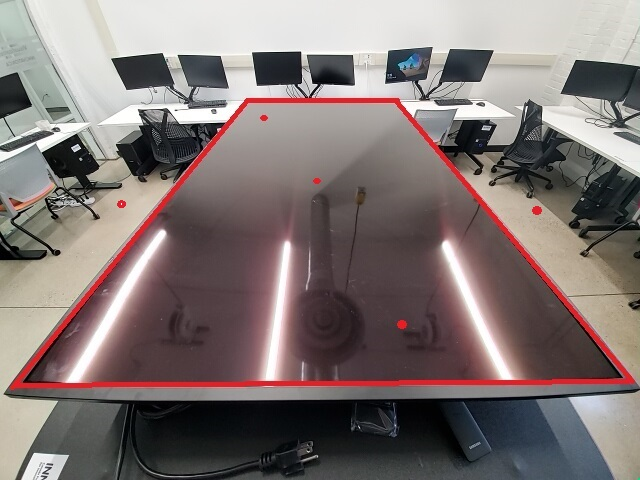
#> input picture 200_test_with_points.jpg, 640 x 480 px, found by its file name
$ python hough_circles.py
#> lines starting #> are read from the running program, lines starting #| are printed output that depends on the picture; after the words box and inside, x2 and y2 are one past the last pixel; in counts of white or black regions, pixels touching at a corner belong together
#> further down, src_img is the input picture: shape (480, 640, 3); mean B, G, R 115.9, 117.7, 128.8
### process_image_library.py
import cv2
import numpy as np
import math
from skimage.transform import ProjectiveTransform
import matplotlib.pyplot as plt
from scipy.spatial import ConvexHull
import globals

def RedMaskAndBinary(image):
    ### TARGET RED BORDER OF TV ####
    image_copy = image.copy()
    image = cv2.cvtColor(image, cv2.COLOR_BGR2HSV)
#> image: shape (480, 640, 3); mean H, S, V 72.9, 44.4, 131.3

    # lower boundary RED color range values; Hue (0 - 10)
    lower1 = np.array([0, 100, 20])
    upper1 = np.array([5, 255, 255])

    # upper boundary RED color range values; Hue (160 - 180)
    lower2 = np.array([160,100,20])
    upper2 = np.array([179,255,255])

    lower_mask = cv2.inRange(image, lower1, upper1)
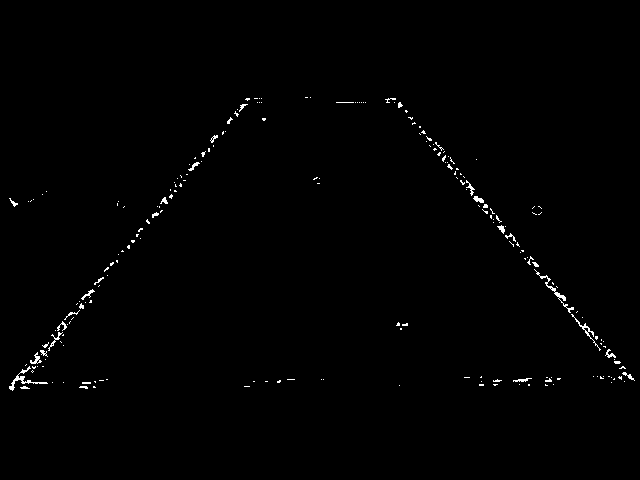
#> lower_mask: shape (480, 640); 0.7% white in thin lines or dots, all inside (x1, y1, x2, y2) = (9, 97, 635, 391)
    upper_mask = cv2.inRange(image, lower2, upper2)
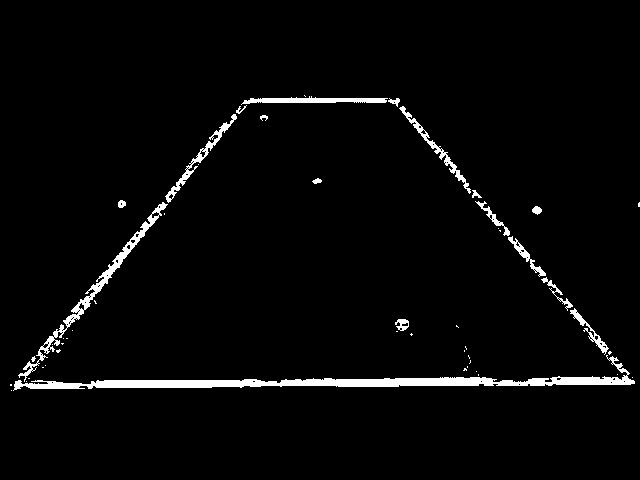
#> upper_mask: shape (480, 640); 3% white; 51 white regions (34 under 20 px), largest, box (x1, y1, x2, y2) and area: (13, 355, 635, 391) 4572, (18, 202, 168, 382) 1493, (241, 96, 388, 105) 684

    full_mask = lower_mask + upper_mask
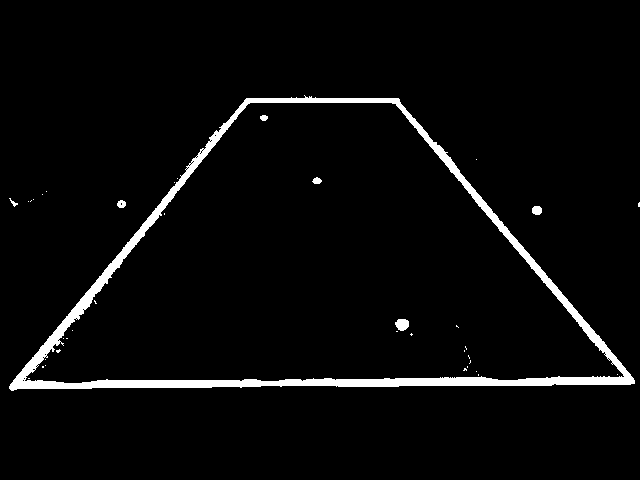
#> full_mask: shape (480, 640); 3.7% white; 38 white regions (31 under 20 px), largest, box (x1, y1, x2, y2) and area: (9, 95, 635, 391) 11030, (395, 319, 409, 331) 131, (532, 206, 542, 215) 77

    # Apply mask to image copy to get rid of anything not red
    only_red = cv2.bitwise_and(image_copy, image_copy, mask=full_mask)
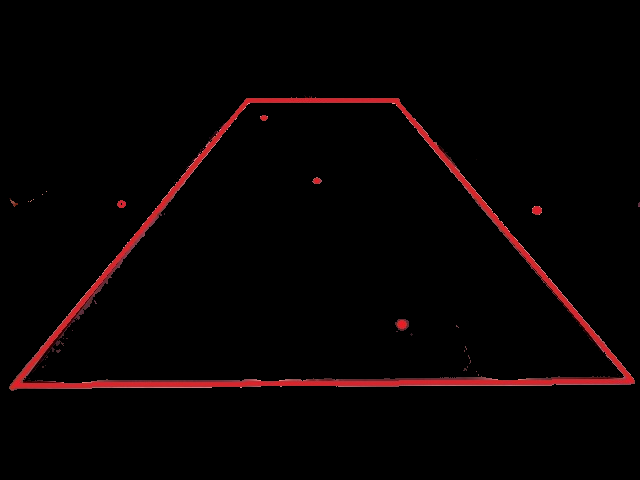
#> only_red: shape (480, 640, 3); mean B, G, R 2.1, 1.9, 6.6

    # Grayscale to make line/dot detection easier
    only_red_grayscale = cv2.cvtColor(only_red, cv2.COLOR_BGR2GRAY)
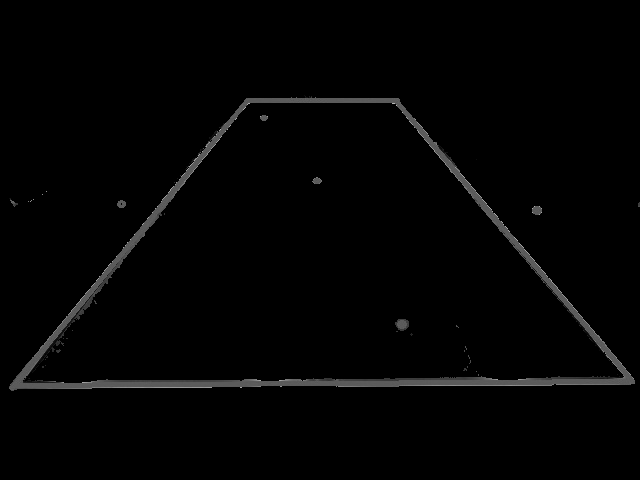
#> only_red_grayscale: shape (480, 640); min 0, max 184, mean 3.3

    # Convert grayscale to binary black/white
    only_red_binary = cv2.threshold(only_red_grayscale, 0, 255, cv2.THRESH_BINARY + cv2.THRESH_OTSU)[1]
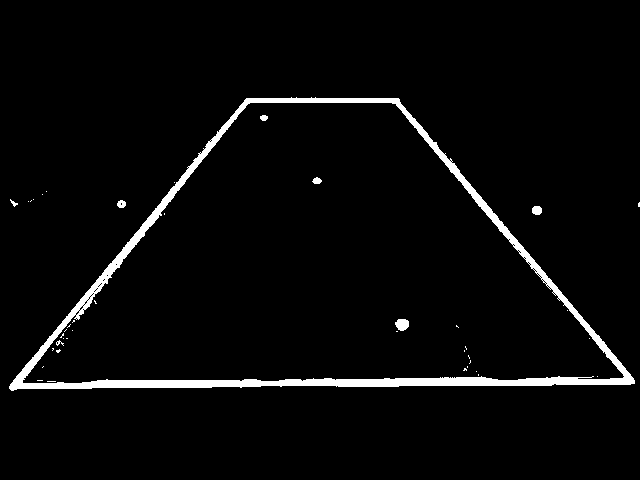
#> only_red_binary: shape (480, 640); 3.5% white; 42 white regions (34 under 20 px), largest, box (x1, y1, x2, y2) and area: (9, 97, 635, 391) 10318, (395, 319, 409, 331) 131, (532, 206, 542, 215) 77

    return only_red_binary


# [179 lines left out: functions GetLargestContour, ScaleContour, DotDetector, GetPointsInsideContour, GetCornersOfContour, TransformToRectangle and 3 more, not called in this run]
    # cv2.imshow('Corners', image)

def VisualizePointsOnScreen(points_on_screen, image):
    for point in points_on_screen:
        image = cv2.circle(image, (point[0], point[1]), radius=5, color=(255, 0, 0), thickness=-1)
    # cv2.imshow("Points on screen", image)


def VisualizeConvexHull(hull, image):
    cv2.drawContours(image, [hull], 0, (255,0,0), 3)
    cv2.imshow("Convex Hull", image)

# [157 lines left out: functions intersection, segmented_intersections, GetAverageLines, CategorizeLines, GetIntersections, DrawOnCanvas, not called in this run]

### old_code/hough_circles.py
import numpy as np
import cv2 as cv
from process_image_library import RedMaskAndBinary

src_img = cv.imread('200_test_with_points.jpg')
image_copy = src_img.copy()

only_red_binary = RedMaskAndBinary(image_copy)
cv.imshow("Only Red Binary", only_red_binary)

circles_img = cv.HoughCircles(only_red_binary, cv.HOUGH_GRADIENT, 1, 10, 100, 50, 1, 100)
#> circles_img = 1993 rows, first 8: [323.5, 447.5, 282.5], [323.5, 477.5, 301.7], [323.5, 426.5, 269.1], [323.5, 464.5, 293.8], [317.5, 262.5, 160.8], [316.5, 238.5, 146.7], [277.5, 367.5, 265.7], [322.5, 437.5, 276.8]
circles_img = np.uint16(np.around(circles_img))
#> circles_img = 1993 rows, first 8: [324, 448, 282], [324, 478, 302], [324, 426, 269], [324, 464, 294], [318, 262, 161], [316, 238, 147], [278, 368, 266], [322, 438, 277]

for i in circles_img[0,:]:
    cv.circle(image_copy,(i[0],i[1]),i[2],(0,255,0),2)
    cv.circle(image_copy,(i[0],i[1]),2,(0,0,255),3)
#> this loop made 1993 passes
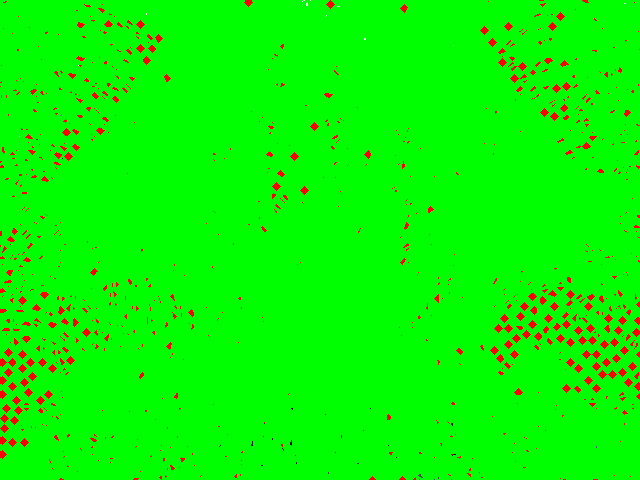
#> image_copy: shape (480, 640, 3); mean B, G, R 0, 247, 8

cv.imshow('Original Image',src_img)
cv.imshow('Detected Circles',image_copy)
cv.waitKey(0)
cv.destroyAllWindows()
